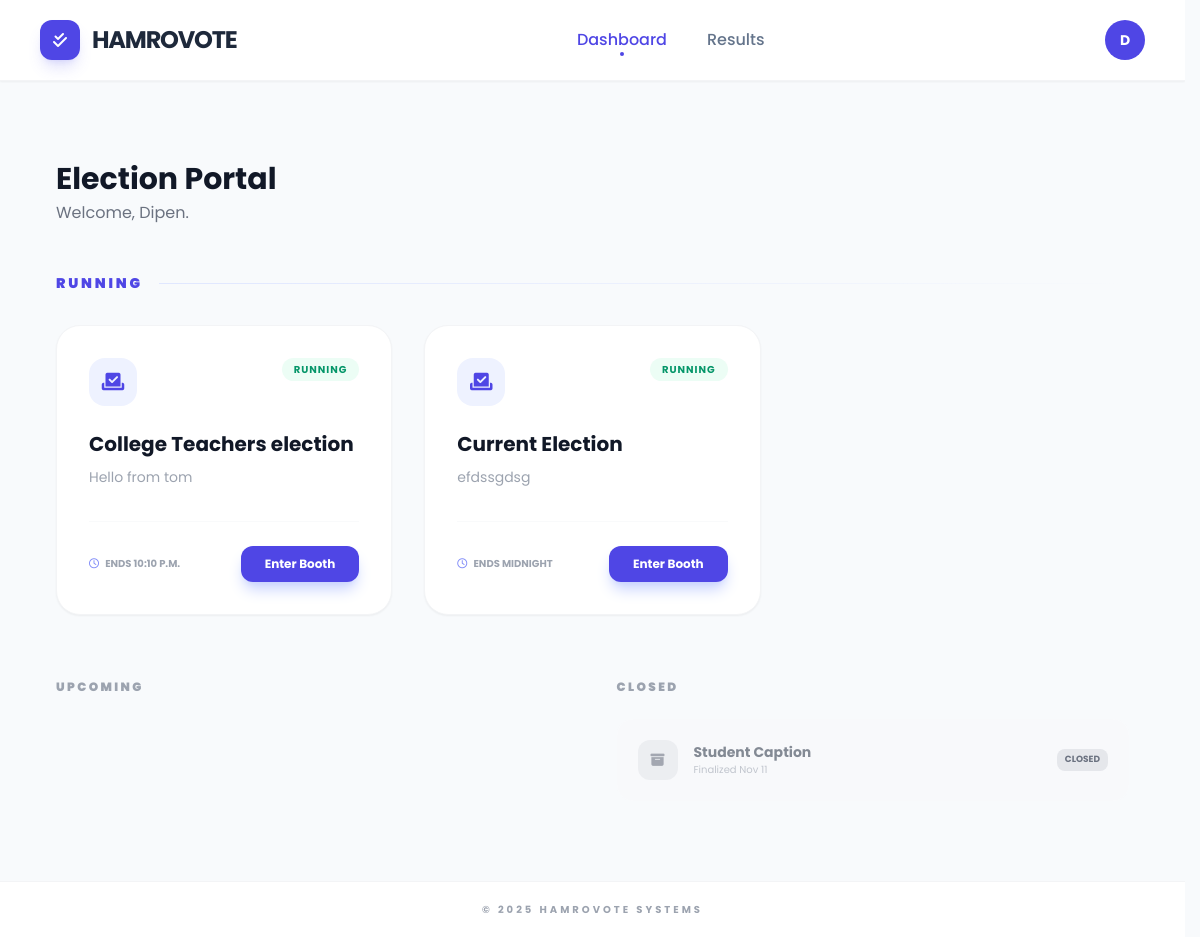
/dashboard/ (signed in), run on the app's committed database.
### voter/models.py (models this page shows, shortened)
class Election(models.Model):
    title = models.CharField(max_length=200)
    description = models.TextField(blank=True, null=True)
    start_date = models.DateTimeField()
    end_date = models.DateTimeField()
    is_active = models.BooleanField(default=True)
    created_at = models.DateTimeField(auto_now_add=True)
    @property
    def status(self):
        now = timezone.now()
        if not self.is_active:
            return "Disabled"
        if now < self.start_date:
            return "Upcoming"
        elif now > self.end_date:
            return "Closed"
        return "Running"
    class Meta:
        ordering = ['-start_date']

### voter/views.py (the view)
# urls.py: path('dashboard/', views.voter_dashboard, name='voter_dashboard'),
@login_required
def voter_dashboard(request):
    all_elections = Election.objects.filter(is_active=True).order_by('-start_date')
    voter_profile = request.user.voter
    voted_position_ids = ParticipationLedger.objects.filter(
        voter=voter_profile
    ).values_list('position_id', flat=True)
    return render(request, 'voter/dashboard.html', {
        'elections': all_elections,
        'voted_position_ids': voted_position_ids
    })

### voter/templates/voter/dashboard.html (shortened to what this page needs)
{% extends 'voter/base.html' %}
{% block content %}
<div class="max-w-6xl mx-auto py-10 px-4">
    <div class="mb-12">
        <h1 class="text-3xl font-bold text-gray-900">Election Portal</h1>
        <p class="text-gray-500 mt-1">Welcome, {{ user.first_name|default:user.username }}.</p>
    </div>
    <div class="mb-16">
        <div class="flex items-center gap-4 mb-8">
            <h2 class="text-sm font-black text-indigo-600 uppercase tracking-[0.2em]">Running</h2>
            <div class="h-[1px] flex-1 bg-gradient-to-r from-indigo-100 to-transparent"></div>
        </div>
        <div class="grid grid-cols-1 md:grid-cols-2 lg:grid-cols-3 gap-8">
            {% for e in elections %}
                {% if e.status == 'Running' %}
                <div class="bg-white rounded-3xl border border-gray-100 p-1 shadow-sm hover:shadow-xl hover:shadow-indigo-500/5 transition-all duration-300">
                    <div class="p-7">
                        <div class="flex justify-between items-start mb-6">
                            <div class="w-12 h-12 bg-indigo-50 text-indigo-600 rounded-2xl flex items-center justify-center">
                                <i class="fas fa-vote-yea text-xl"></i>
                            </div>
                            <span class="bg-emerald-50 text-emerald-600 text-[10px] font-bold px-3 py-1 rounded-full uppercase tracking-widest">{{ e.status }}</span>
                        </div>
                        <h3 class="text-xl font-bold text-gray-900 mb-2">{{ e.title }}</h3>
                        <p class="text-gray-400 text-sm leading-relaxed mb-8 line-clamp-2">{{ e.description }}</p>
                        <div class="flex items-center justify-between pt-6 border-t border-gray-50">
                            <div class="text-[10px] font-bold text-gray-400 uppercase">
                                <i class="far fa-clock mr-1 text-indigo-400"></i> Ends {{ e.end_date|time }}
                            </div>
                            <a href="{% url 'voter:election_ballot' e.id %}"
                               class="bg-indigo-600 text-white px-6 py-2.5 rounded-xl font-bold text-xs hover:bg-indigo-700 shadow-lg shadow-indigo-200 transition-all active:scale-95">
                                Enter Booth
                            </a>
                        </div>
                    </div>
                </div>
                {% endif %}
            {% endfor %}
        </div>
    </div>
    <div class="grid grid-cols-1 lg:grid-cols-2 gap-12">
        <div>
            <h2 class="text-xs font-black text-gray-400 uppercase tracking-[0.2em] mb-6">Upcoming</h2>
        </div>
        <div>
            <h2 class="text-xs font-black text-gray-400 uppercase tracking-[0.2em] mb-6">Closed</h2>
            <div class="space-y-4">
                {% for e in elections %}
                    {% if e.status == 'Closed' %}
                    <div class="bg-gray-50/50 p-5 rounded-2xl border border-transparent flex items-center justify-between">
                        <div class="flex items-center gap-4 opacity-60">
                            <div class="w-10 h-10 bg-gray-200 text-gray-500 rounded-xl flex items-center justify-center">
                                <i class="fas fa-archive text-sm"></i>
                            </div>
                            <div>
                                <h4 class="font-bold text-gray-700 text-sm">{{ e.title }}</h4>
                                <p class="text-[10px] text-gray-400">Finalized {{ e.end_date|date:"M d" }}</p>
                            </div>
                        </div>
                        <span class="text-[9px] font-bold bg-gray-200 text-gray-500 px-2 py-1 rounded-lg uppercase">{{ e.status }}</span>
                    </div>
                    {% endif %}
                {% endfor %}
            </div>
        </div>
    </div>
</div>
{% endblock %}

### voter/templates/voter/base.html (shortened to what this page needs)
{% load static %}
<!DOCTYPE html>
<html lang="en">
<head>
    <script src="https://cdn.tailwindcss.com"></script>
    <link rel="stylesheet" href="https://cdnjs.cloudflare.com/ajax/libs/font-awesome/6.4.0/css/all.min.css">
</head>
<body class="bg-slate-50 min-h-screen flex flex-col">
    <nav class="bg-white shadow-sm sticky top-0 z-50 border-b border-gray-100">
        <div class="max-w-7xl mx-auto px-6 lg:px-10">
            <div class="flex justify-between items-center h-20">
                <a href="{% url 'voter:voter_dashboard' %}" class="flex items-center gap-3">
                    <div class="w-10 h-10 bg-indigo-600 rounded-xl flex items-center justify-center shadow-lg shadow-indigo-500/20">
                        <i class="fas fa-check-double text-white"></i>
                    </div>
                    <span class="text-2xl font-bold tracking-tighter text-slate-800 uppercase">HamroVote</span>
                </a>
                <div class="hidden md:flex items-center gap-10">
                    <a href="{% url 'voter:voter_dashboard' %}" class="nav-link {% if request.resolver_match.url_name == 'voter_dashboard' %}active{% endif %}">Dashboard</a>
                    <a href="{% url 'voter:results' %}" class="nav-link {% if request.resolver_match.url_name == 'results' %}active{% endif %}">Results</a>
                </div>
                <div class="relative">
                    <button onclick="toggleDropdown()" id="profile-btn" class="profile-icon w-10 h-10 rounded-full flex items-center justify-center text-white font-bold text-sm focus:outline-none">
                        {{ user.first_name|default:user.username|first|upper }}
                    </button>
                </div>
            </div>
        </div>
    </nav>
    <main class="flex-grow w-full max-w-7xl mx-auto px-6 lg:px-10 py-10">
        {% block content %}{% endblock %}
    </main>
    <footer class="bg-white border-t border-gray-100 py-5 text-center">
        <p class="text-[10px] font-bold text-gray-400 uppercase tracking-[0.3em]">© 2025 HamroVote Systems</p>
    </footer>
</body>
</html>

### voter/templates/voter/base.html (style rules this page uses)
* { font-family: 'Poppins', sans-serif; }
html { scrollbar-gutter: stable; }
.nav-link { position: relative; transition: all 0.3s ease; color: #64748b; font-weight: 500; }
.nav-link:hover, .nav-link.active { color: #4f46e5; }
.nav-link.active::after { content: ''; position: absolute; bottom: -4px; left: 50%; transform: translateX(-50%); width: 4px; height: 4px; background-color: #4f46e5; border-radius: 50%; }
.profile-icon { background-color: #4f46e5; transition: all 0.3s ease; cursor: pointer; }

### data on the page
Election: status "RUNNING", title "College Teachers election", description "Hello from tom", end_date "10:10 P.M."
Election: status "RUNNING", title "Current Election", description "efdssgdsg", end_date "MIDNIGHT"
Election: title "Student Caption", end_date "Nov 11", status "CLOSED"

### other printed values
{{ user.first_name|default:user.username|first|upper }} "D"
{{ user.first_name|default:user.username }} "Dipen"
